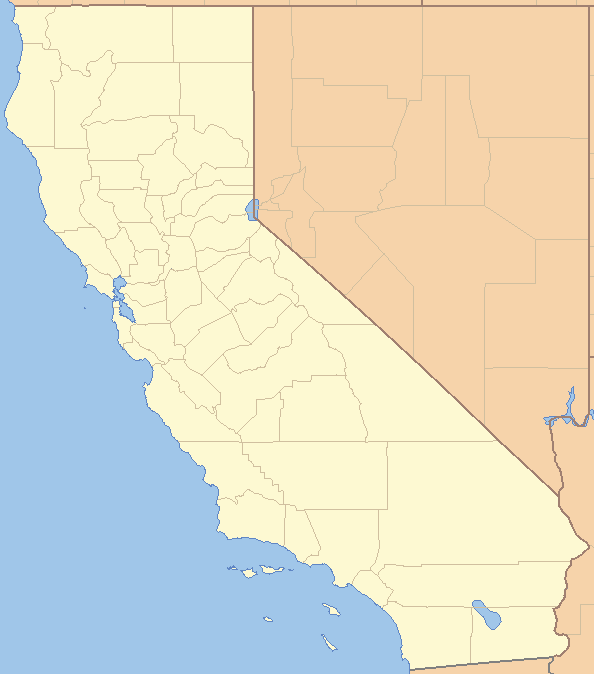
#> input picture K-Means_Clustering/California_Housing/california.png, 594 x 674 px
$ jupyter execute California.ipynb
#> lines starting #> are read from the running program, lines starting #| are printed output that depends on the picture
# K-means Clustering Analysis of California Housing Patterns

## Introduction

This notebook explores how K-means clustering can reveal fascinating patterns in California's housing market. By applying this unsupervised learning technique to housing data, we can discover natural groupings that help us understand both geographic and economic patterns across the state.

## Import Libraries

[cell 1]
import pandas as pd
import numpy as np
import matplotlib.pyplot as plt
from skimage.io import imread
from sklearn.preprocessing import MinMaxScaler
from sklearn.cluster import KMeans

## Dataset Overview

The California housing dataset provides comprehensive information about housing blocks across the state, including:
- Geographic coordinates (latitude and longitude)
- Median house values
- Median income levels
- Population density
- Ocean proximity
- Housing-related metrics

Let's start by loading and examining our data:

[cell 2]
# Load the dataset
housing = pd.read_csv("housing.csv")
#> (reads K-Means_Clustering/California_Housing/housing.csv from the repository)
housing.head()

## Data Exploration and Preprocessing

Let's examine our dataset's characteristics. dont worry if a lot of this doesn't make sense, just try to get the general idea. You will still be able to learn something without understanding every single detail or output.

[cell 3]
# Get general information about the dataset
# Tells us the number of rows, the number of columns, the data type of each column, and the number of non-null values in each column
print("Dataset Info:")
print(housing.info())

[cell 4]
print("\nBasic Statistics:")
# Get basic statistics about the dataset
print(housing.describe())

[cell 5]
print("\nMissing Values:")
# Check for missing values
print(housing.isnull().sum())

Only one column has missing values. We will simply not use this column for any of our analysis. No other missing value handling is needed.

This cell is for programmers, if you do not understand do not worry.

### Visualizing Data Distributions

Look at these histograms and see what you observe, does anything stick out to you or seem interesting?

[cell 6]
# Plot histograms of all numeric features
plt.figure(figsize=(20,15))
plt.figure(figsize=(16,12))
housing.hist(bins=50)
plt.tight_layout()
plt.show()
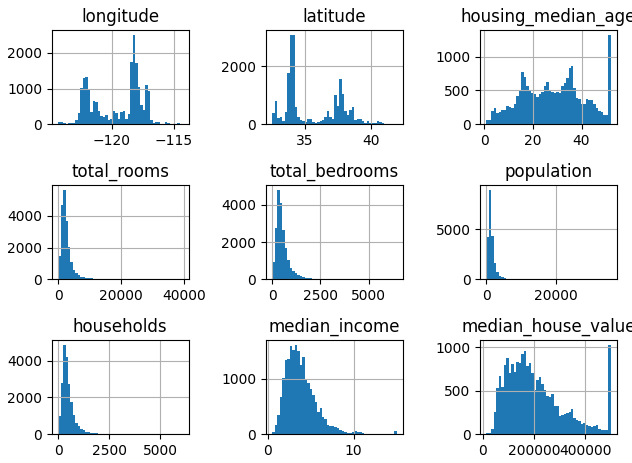
#> figure drawn by matplotlib, 9 panels; panel 1: tallest bar 2507 high, from x = -118.3 to -118.1; panel 2: tallest bar 3086 high, from x = 34.05 to 34.23; panel 3: tallest bar 1321 high, from x = 50.98 to 52; panel 4: tallest bar 5653 high, from x = 1574.7 to 2361.1

[cell 7]
# Show distribution of median income specifically
plt.figure(figsize=(8,5))
housing["median_income"].hist()
plt.title("Distribution of Median Income")
plt.show()
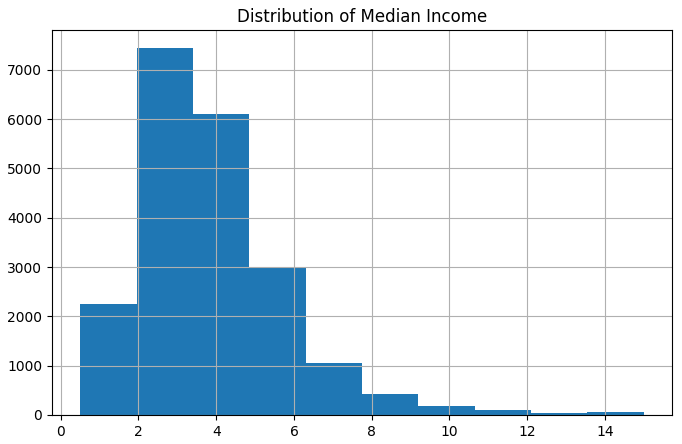
#> figure drawn by matplotlib, 1 panel; tallest bar 7436 high, from x = 1.95 to 3.4

### Geographic Visualization

The next 2 graphs are of the same thing. One is a more granular view qithout the image of California overlayed, and the second is the same information with a map of California overlayed to understand the context.

[cell 8]
# Plot geographic distribution with income coloring
plt.figure(figsize=(10,7))
housing.plot(kind="scatter", x="longitude", y="latitude",
    s=housing['population']/100,
    label="population",
    c="median_income", cmap=plt.get_cmap("jet"),
    colorbar=True, alpha=0.4
)
plt.legend()
plt.title("Geographic Distribution of Income")
plt.show()
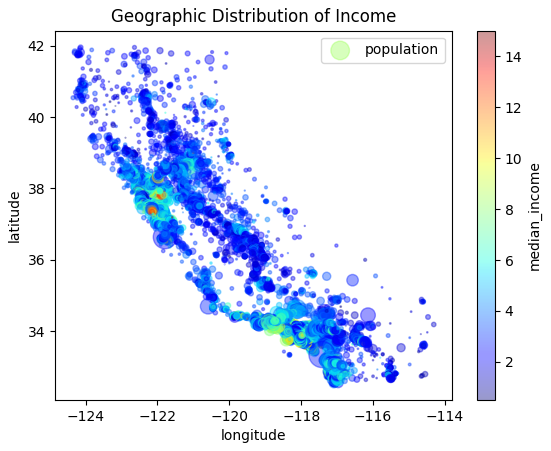
#> figure drawn by matplotlib, 2 panels

[cell 9]
# Plot with California map overlay
california_img = imread('california.png')
#> california_img is the input picture: shape (674, 594, 3); mean R, G, B 225, 221.3, 200.9
plt.figure(figsize=(10,7))
plt.imshow(california_img, extent=[-124.55, -113.80, 32.45, 42.05], alpha=0.5)
plt.scatter(x=housing['longitude'], y=housing['latitude'],
            color='b', marker='.', s=1, alpha=0.4)
plt.ylabel("Latitude", fontsize=14)
plt.xlabel("Longitude", fontsize=14)
plt.title("Housing Locations on California Map")
plt.show()
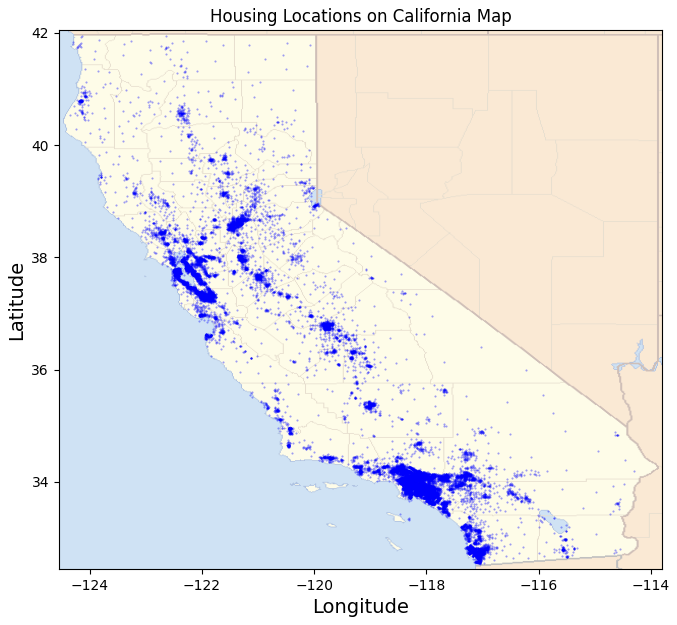
#> figure drawn by matplotlib, 1 panel

### Handling Categorical Data

We need to convert categorical variables into numerical format for clustering:

#### What is Categorical Data?

Think of a typical job application form. It might ask you these questions:

1. How many years of experience do you have? (You answer: 5)
2. What's your age? (You answer: 28)
3. Which state do you live in? (You answer: California)
4. What's your education level? (You answer: Bachelor's Degree)

In this example, the first two questions (years of experience and age) use numbers as answers. A computer can easily work with these because it understands that 5 is less than 6, or that 28 is between 27 and 29.

But look at questions 3 and 4 - these have categorical answers. "California" and "Bachelor's Degree" are categories or labels, not numbers. These are categorical variables. Other examples include:
- Colors (red, blue, green)
- Car brands (Toyota, Ford, Honda)
- Weather conditions (sunny, rainy, cloudy)
- Blood types (A, B, AB, O)

Here's the challenge: computers and machine learning algorithms can only do math with numbers, not words. They don't understand that "California" is a state or that "Bachelor's Degree" is an education level. We need to convert these categories into numbers - this is called encoding.

But we can't just assign random numbers! For example, if we numbered states alphabetically:
- Alabama = 1
- Alaska = 2
- California = 3

This would be problematic because the computer might think Alabama (1) is somehow "less than" California (3), which doesn't make sense - they're just different states.

This is why we use a technique called "one-hot encoding." Instead of using a single number, we create separate yes/no columns for each possible category. For example, with states:

Original Data:
```
State
California
Alaska
California
```

After one-hot encoding:
```
Is_California  Is_Alaska
      1            0
      0            1
      1            0
```

Now each row uses 1s and 0s to show which state it is, and there's no implied ordering or ranking between states. It's like filling out a checklist - you're either in that state (1) or you're not (0).

In our California housing data, we have the "ocean_proximity" categorical variable which tells us how close a house is to the ocean (NEAR BAY, INLAND, etc.). We need to encode this into numbers so our clustering algorithm can use this information.

[cell 10]
# Apply One-Hot Encoding to the categorical feature 'ocean_proximity'
housing=pd.get_dummies(housing)

## Location-Based Clustering Analysis

First, we'll cluster based on geographic location features:

[cell 11]
# Select location-related features
data1 = housing[['longitude', 'latitude'] + housing.filter(like='ocean_proximity').columns.tolist()]
data1_values = data1.values

## Understanding Feature Normalization

Before we can apply K-means clustering, we need to normalize our features. But why is this step necessary?

### Why We Need Normalization

Imagine trying to cluster houses based on two features:
- Longitude: ranges from -124 to -114 (span of 10)
- Latitude: ranges from 32 to 42 (span of 10)
- Ocean proximity (one-hot encoded): always 0 or 1

Without normalization, the algorithm would treat a one-unit difference in latitude the same as a one-unit difference in ocean proximity, even though these scales are completely different in meaning and importance. This can lead to:
1. Features with larger scales dominating the clustering
2. Features with smaller scales being effectively ignored
3. Biased cluster assignments

Dont worry about how exactly MinMaxScaler works, just now it is normalizing.

[cell 12]
# Normalize the features
scaler = MinMaxScaler()
data1n = scaler.fit_transform(data1_values)

# Show the effect of normalization in a clean, readable format
print("Before normalization (first 5 rows):")
original_df = pd.DataFrame(data1_values[:5],
                          columns=['Longitude', 'Latitude'] +
                                 [col for col in housing.filter(like='ocean_proximity').columns])
print(original_df.round(4).to_string(index=False))

print("\nAfter normalization (first 5 rows):")
normalized_df = pd.DataFrame(data1n[:5],
                           columns=['Longitude', 'Latitude'] +
                                  [col for col in housing.filter(like='ocean_proximity').columns])
print(normalized_df.round(4).to_string(index=False))

[cell 13]
# Perform k-means clustering
kmeans = KMeans(n_clusters=3)
location_labels = kmeans.fit_predict(data1n)

# Visualize the clusters
plt.figure(figsize=(15,5))
color=['r', 'g', 'b']
fig, axes = plt.subplots(1,3, figsize=(15,5))

for k in range(3):
    axes[k].imshow(california_img, extent=[-124.55, -113.80, 32.45, 42.05], alpha=0.5)
    axes[k].scatter(x=data1_values[location_labels==k,0],
                   y=data1_values[location_labels==k,1],
                   color=color[k], marker='.', s=1, alpha=0.4)
    axes[k].set_ylabel("Latitude", fontsize=14)
    axes[k].set_xlabel("Longitude", fontsize=14)
    axes[k].set_title(f"Cluster {k}")

plt.tight_layout()
plt.show()
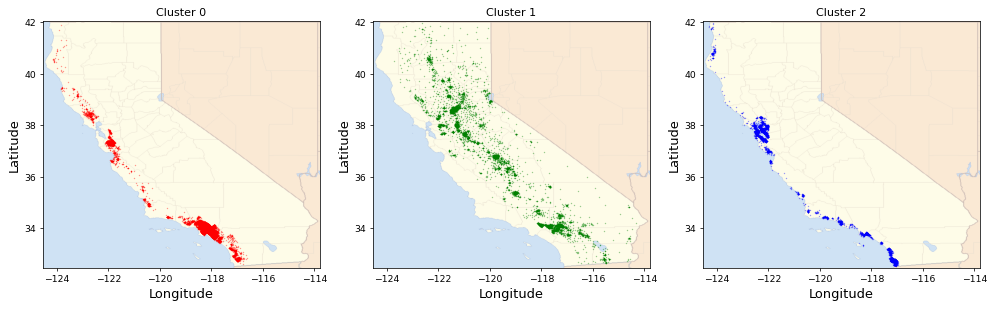
#> figure drawn by matplotlib, 3 panels

[cell 14]
# Show distribution of clusters
plt.figure(figsize=(8,5))
plt.hist(location_labels, bins=3)
plt.title("Distribution of Location-Based Clusters")
plt.xlabel("Cluster")
plt.ylabel("Count")
plt.show()
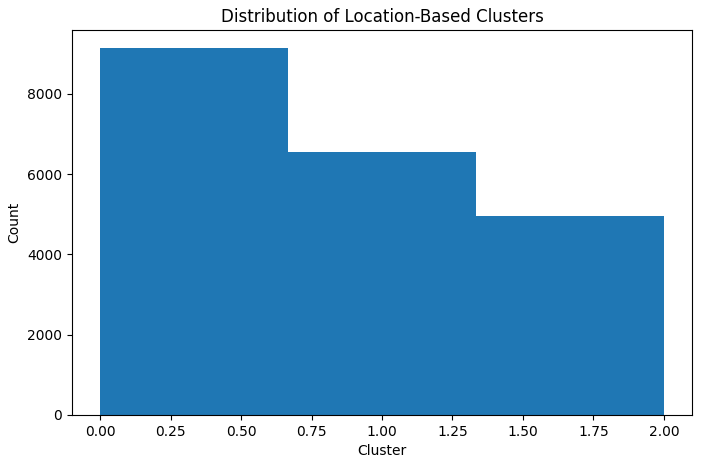
#> figure drawn by matplotlib, 1 panel; tallest bar 9136 high, from x = -5.55e-17 to 0.667

## Wealth-Based Clustering Analysis

Now, let's analyze patterns based on economic indicators:

[cell 15]
# Select features for wealth-based clustering
data2 = housing[['longitude', 'latitude', 'median_income', 'median_house_value', 'population']]
data2_values = data2.values

# Normalize features
data2n = scaler.fit_transform(data2_values)

# Perform k-means clustering with 6 clusters
kmeans = KMeans(n_clusters=6, random_state=0)
wealth_labels = kmeans.fit_predict(data2n)  # Fit and predict

# Visualize clusters
plt.figure(figsize=(15,10))
colors = ['r', 'g', 'b', 'm', 'c', 'y']
fig, axes = plt.subplots(2,3, figsize=(15,10))

for k in range(6):
    row = k // 3
    col = k % 3
    axes[row,col].imshow(california_img, extent=[-124.55, -113.80, 32.45, 42.05], alpha=0.5)
    axes[row,col].scatter(x=data2_values[wealth_labels==k,0],
                         y=data2_values[wealth_labels==k,1],
                         color=colors[k], marker='.', s=1, alpha=0.4)
    axes[row,col].set_ylabel("Latitude", fontsize=14)
    axes[row,col].set_xlabel("Longitude", fontsize=14)
    axes[row,col].set_title(f"Cluster {k}")

plt.tight_layout()
plt.show()
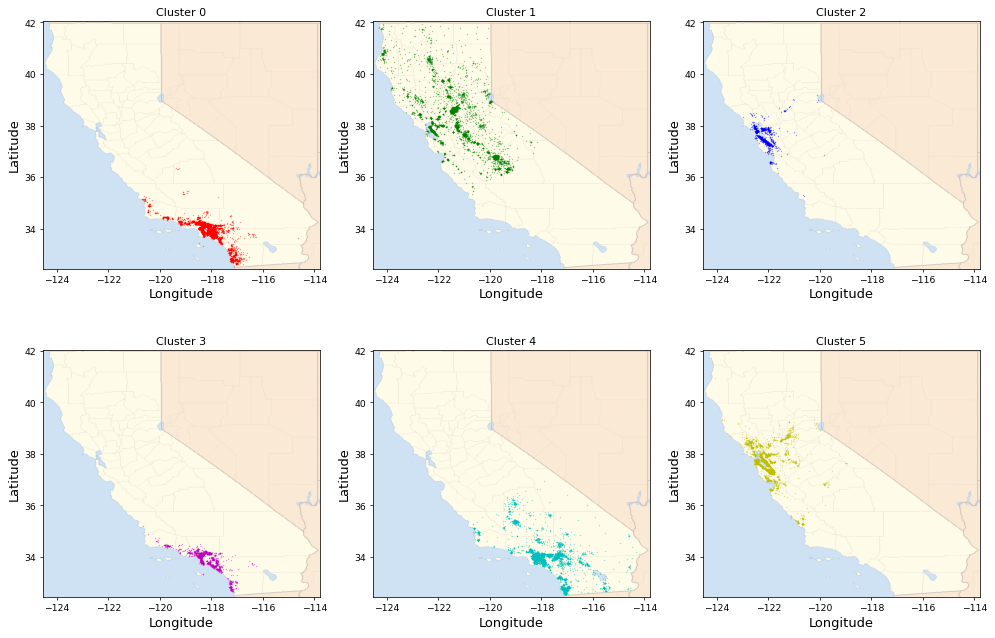
#> figure drawn by matplotlib, 6 panels

[cell 16]
# Analyze cluster characteristics
print("\nAverage Median Income by Cluster (in 10,000s):")
for k in range(6):
    cluster_income = data2_values[wealth_labels==k, 2]
    print(f"Cluster {k}: ${cluster_income.mean():,.2f}")

[cell 17]
# Visualize income distribution within clusters
plt.figure(figsize=(15,10))
fig, axes = plt.subplots(2,3, figsize=(15,10))
for k in range(6):
    row = k // 3
    col = k % 3
    axes[row,col].hist(data2_values[wealth_labels==k, 2], bins=20, color=colors[k])
    axes[row,col].set_title(f"Income Distribution - Cluster {k}")
    axes[row,col].set_xlabel("Median Income")
    axes[row,col].set_ylabel("Count")

plt.tight_layout()
plt.show()
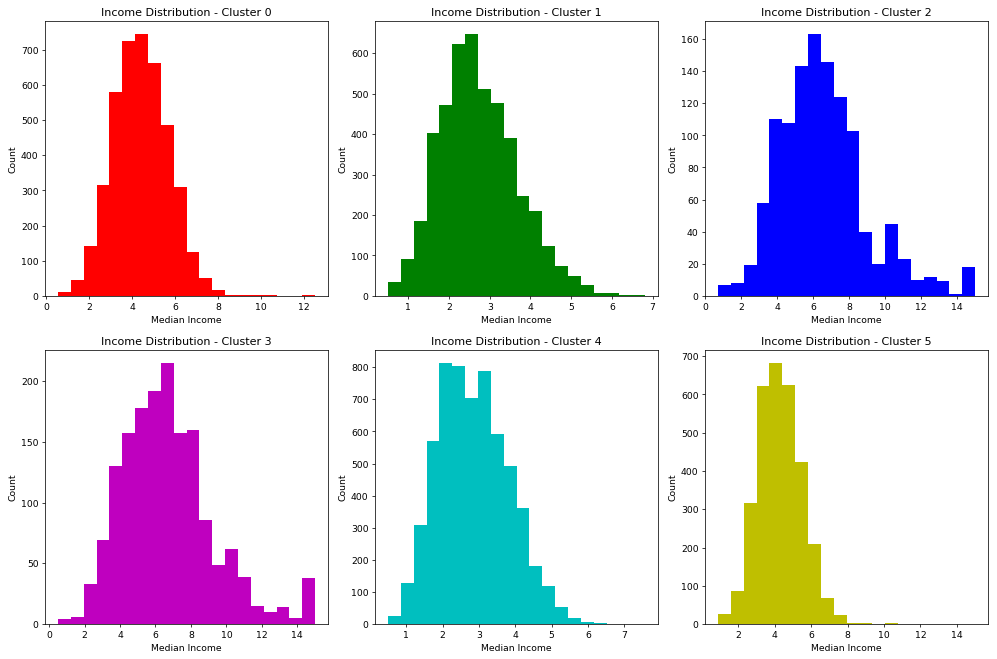
#> figure drawn by matplotlib, 6 panels; panel 1: tallest bar 744 high, from x = 4.14 to 4.74; panel 2: tallest bar 647 high, from x = 2.39 to 2.71; panel 3: tallest bar 163 high, from x = 5.71 to 6.42; panel 4: tallest bar 215 high, from x = 6.3 to 7.02
